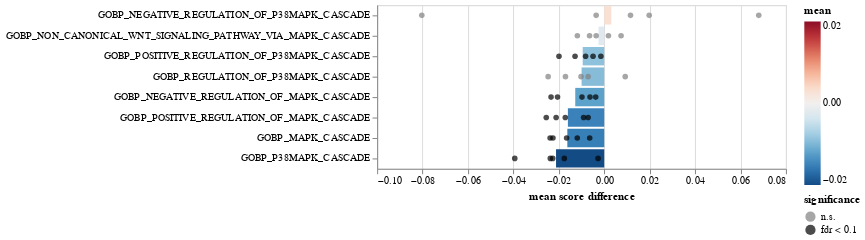

The notebook cell this image was saved under:
### Code cell
tmp_res = res.loc[lambda x: x["variable"].isin(mapk_signatures.keys())].pipe(
    sh.util.fdr_correction
)
ch = sh.pairwise.plot_paired_fc(
    pb_pw2,
    groupby="cell_type",
    paired_by="patient",
    metric="diff",
    var_names=list(mapk_signatures.keys()),
    de_res_df=tmp_res,
    pvalue_col="fdr",
    var_col="variable",
    swap_axes=True,
)
ch.save(f"{artifact_dir}/gobp_mapk_healthy_vs_malignant_barchart.svg")
ch.display()

### Figure 1 — Vega-Lite specification as saved in the notebook (floating-point values rounded to 4 significant figures)
{"config": {"view": {"continuousWidth": 400, "continuousHeight": 300}}, "layer": [{"data": {"name": "data-280a32759f98f44bdbc214b673451853"}, "mark": "bar", "encoding": {"color": {"field": "mean", "scale": {"domain": [-0.02122, 0.02122], "reverse": true, "scheme": "redblue"}, "type": "quantitative"}, "x": {"field": "mean", "type": "quantitative"}, "y": {"field": "variable", "sort": ["GOBP_NEGATIVE_REGULATION_OF_P38MAPK_CASCADE", "GOBP_NON_CANONICAL_WNT_SIGNALING_PATHWAY_VIA_MAPK_CASCADE", "GOBP_POSITIVE_REGULATION_OF_P38MAPK_CASCADE", "GOBP_REGULATION_OF_P38MAPK_CASCADE", "GOBP_NEGATIVE_REGULATION_OF_MAPK_CASCADE", "GOBP_POSITIVE_REGULATION_OF_MAPK_CASCADE", "GOBP_MAPK_CASCADE", "GOBP_P38MAPK_CASCADE"], "type": "nominal"}}}, {"data": {"name": "data-c64051a991dce64e97728df559bb61d2"}, "mark": "circle", "encoding": {"color": {"field": "significance", "scale": {"domain": ["n.s.", "fdr < 0.1"], "range": ["grey", "black"]}, "type": "nominal"}, "x": {"field": "value", "title": "mean score difference", "type": "quantitative"}, "y": {"axis": {"labelLimit": 500, "title": ""}, "field": "variable", "sort": ["GOBP_NEGATIVE_REGULATION_OF_P38MAPK_CASCADE", "GOBP_NON_CANONICAL_WNT_SIGNALING_PATHWAY_VIA_MAPK_CASCADE", "GOBP_POSITIVE_REGULATION_OF_P38MAPK_CASCADE", "GOBP_REGULATION_OF_P38MAPK_CASCADE", "GOBP_NEGATIVE_REGULATION_OF_MAPK_CASCADE", "GOBP_POSITIVE_REGULATION_OF_MAPK_CASCADE", "GOBP_MAPK_CASCADE", "GOBP_P38MAPK_CASCADE"], "type": "nominal"}}}], "$schema": "https://vega.github.io/schema/vega-lite/v4.17.0.json", "datasets": {"data-280a32759f98f44bdbc214b673451853": [{"variable": "GOBP_MAPK_CASCADE", "mean": -0.01625}, {"variable": "GOBP_NEGATIVE_REGULATION_OF_MAPK_CASCADE", "mean": -0.01276}, {"variable": "GOBP_NEGATIVE_REGULATION_OF_P38MAPK_CASCADE", "mean": 0.003106}, {"variable": "GOBP_NON_CANONICAL_WNT_SIGNALING_PATHWAY_VIA_MAPK_CASCADE", "mean": -0.00251}, {"variable": "GOBP_P38MAPK_CASCADE", "mean": -0.02122}, {"variable": "GOBP_POSITIVE_REGULATION_OF_MAPK_CASCADE", "mean": -0.016}, {"variable": "GOBP_POSITIVE_REGULATION_OF_P38MAPK_CASCADE", "mean": -0.009476}, {"variable": "GOBP_REGULATION_OF_P38MAPK_CASCADE", "mean": -0.009964}], "data-c64051a991dce64e97728df559bb61d2": [{"patient": "P1", "variable": "GOBP_MAPK_CASCADE", "value": -0.006396, "mean": -0.01625, "coef": 0.01625, "intercept": 0.03787, "pvalue": 0.007668, "group": "HCL", "fdr": 0.04141, "significance": "fdr < 0.1"}, {"patient": "P2", "variable": "GOBP_MAPK_CASCADE", "value": -0.01656, "mean": -0.01625, "coef": 0.01625, "intercept": 0.03787, "pvalue": 0.007668, "group": "HCL", "fdr": 0.04141, "significance": "fdr < 0.1"}, {"patient": "P4", "variable": "GOBP_MAPK_CASCADE", "value": -0.02258, "mean": -0.01625, "coef": 0.01625, "intercept": 0.03787, "pvalue": 0.007668, "group": "HCL", "fdr": 0.04141, "significance": "fdr < 0.1"}, {"patient": "P5", "variable": "GOBP_MAPK_CASCADE", "value": -0.01187, "mean": -0.01625, "coef": 0.01625, "intercept": 0.03787, "pvalue": 0.007668, "group": "HCL", "fdr": 0.04141, "significance": "fdr < 0.1"}, {"patient": "P6", "variable": "GOBP_MAPK_CASCADE", "value": -0.02383, "mean": -0.01625, "coef": 0.01625, "intercept": 0.03787, "pvalue": 0.007668, "group": "HCL", "fdr": 0.04141, "significance": "fdr < 0.1"}, {"patient": "P1", "variable": "GOBP_NEGATIVE_REGULATION_OF_MAPK_CASCADE", "value": -0.003754, "mean": -0.01276, "coef": 0.01276, "intercept": 0.04465, "pvalue": 0.03109, "group": "HCL", "fdr": 0.06217, "significance": "fdr < 0.1"}, {"patient": "P2", "variable": "GOBP_NEGATIVE_REGULATION_OF_MAPK_CASCADE", "value": -0.009796, "mean": -0.01276, "coef": 0.01276, "intercept": 0.04465, "pvalue": 0.03109, "group": "HCL", "fdr": 0.06217, "significance": "fdr < 0.1"}, {"patient": "P4", "variable": "GOBP_NEGATIVE_REGULATION_OF_MAPK_CASCADE", "value": -0.02057, "mean": -0.01276, "coef": 0.01276, "intercept": 0.04465, "pvalue": 0.03109, "group": "HCL", "fdr": 0.06217, "significance": "fdr < 0.1"}, {"patient": "P5", "variable": "GOBP_NEGATIVE_REGULATION_OF_MAPK_CASCADE", "value": -0.006272, "mean": -0.01276, "coef": 0.01276, "intercept": 0.04465, "pvalue": 0.03109, "group": "HCL", "fdr": 0.06217, "significance": "fdr < 0.1"}, {"patient": "P6", "variable": "GOBP_NEGATIVE_REGULATION_OF_MAPK_CASCADE", "value": -0.02342, "mean": -0.01276, "coef": 0.01276, "intercept": 0.04465, "pvalue": 0.03109, "group": "HCL", "fdr": 0.06217, "significance": "fdr < 0.1"}, {"patient": "P1", "variable": "GOBP_NEGATIVE_REGULATION_OF_P38MAPK_CASCADE", "value": -0.003555, "mean": 0.003106, "coef": -0.003106, "intercept": 0.07349, "pvalue": 0.9035, "group": "HCL", "fdr": 0.9035, "significance": "n.s."}, {"patient": "P2", "variable": "GOBP_NEGATIVE_REGULATION_OF_P38MAPK_CASCADE", "value": 0.01157, "mean": 0.003106, "coef": -0.003106, "intercept": 0.07349, "pvalue": 0.9035, "group": "HCL", "fdr": 0.9035, "significance": "n.s."}, {"patient": "P4", "variable": "GOBP_NEGATIVE_REGULATION_OF_P38MAPK_CASCADE", "value": -0.08033, "mean": 0.003106, "coef": -0.003106, "intercept": 0.07349, "pvalue": 0.9035, "group": "HCL", "fdr": 0.9035, "significance": "n.s."}, {"patient": "P5", "variable": "GOBP_NEGATIVE_REGULATION_OF_P38MAPK_CASCADE", "value": 0.0198, "mean": 0.003106, "coef": -0.003106, "intercept": 0.07349, "pvalue": 0.9035, "group": "HCL", "fdr": 0.9035, "significance": "n.s."}, {"patient": "P6", "variable": "GOBP_NEGATIVE_REGULATION_OF_P38MAPK_CASCADE", "value": 0.06804, "mean": 0.003106, "coef": -0.003106, "intercept": 0.07349, "pvalue": 0.9035, "group": "HCL", "fdr": 0.9035, "significance": "n.s."}, {"patient": "P1", "variable": "GOBP_NON_CANONICAL_WNT_SIGNALING_PATHWAY_VIA_MAPK_CASCADE", "value": -0.006454, "mean": -0.00251, "coef": 0.00251, "intercept": -0.0166, "pvalue": 0.4924, "group": "HCL", "fdr": 0.5628, "significance": "n.s."}, {"patient": "P2", "variable": "GOBP_NON_CANONICAL_WNT_SIGNALING_PATHWAY_VIA_MAPK_CASCADE", "value": 0.007424, "mean": -0.00251, "coef": 0.00251, "intercept": -0.0166, "pvalue": 0.4924, "group": "HCL", "fdr": 0.5628, "significance": "n.s."}, {"patient": "P4", "variable": "GOBP_NON_CANONICAL_WNT_SIGNALING_PATHWAY_VIA_MAPK_CASCADE", "value": -0.003541, "mean": -0.00251, "coef": 0.00251, "intercept": -0.0166, "pvalue": 0.4924, "group": "HCL", "fdr": 0.5628, "significance": "n.s."}, {"patient": "P5", "variable": "GOBP_NON_CANONICAL_WNT_SIGNALING_PATHWAY_VIA_MAPK_CASCADE", "value": -0.01183, "mean": -0.00251, "coef": 0.00251, "intercept": -0.0166, "pvalue": 0.4924, "group": "HCL", "fdr": 0.5628, "significance": "n.s."}, {"patient": "P6", "variable": "GOBP_NON_CANONICAL_WNT_SIGNALING_PATHWAY_VIA_MAPK_CASCADE", "value": 0.001852, "mean": -0.00251, "coef": 0.00251, "intercept": -0.0166, "pvalue": 0.4924, "group": "HCL", "fdr": 0.5628, "significance": "n.s."}, {"patient": "P1", "variable": "GOBP_P38MAPK_CASCADE", "value": -0.01758, "mean": -0.02122, "coef": 0.02122, "intercept": 0.04022, "pvalue": 0.02277, "group": "HCL", "fdr": 0.06072, "significance": "fdr < 0.1"}, {"patient": "P2", "variable": "GOBP_P38MAPK_CASCADE", "value": -0.002701, "mean": -0.02122, "coef": 0.02122, "intercept": 0.04022, "pvalue": 0.02277, "group": "HCL", "fdr": 0.06072, "significance": "fdr < 0.1"}, {"patient": "P4", "variable": "GOBP_P38MAPK_CASCADE", "value": -0.03939, "mean": -0.02122, "coef": 0.02122, "intercept": 0.04022, "pvalue": 0.02277, "group": "HCL", "fdr": 0.06072, "significance": "fdr < 0.1"}, {"patient": "P5", "variable": "GOBP_P38MAPK_CASCADE", "value": -0.02267, "mean": -0.02122, "coef": 0.02122, "intercept": 0.04022, "pvalue": 0.02277, "group": "HCL", "fdr": 0.06072, "significance": "fdr < 0.1"}, {"patient": "P6", "variable": "GOBP_P38MAPK_CASCADE", "value": -0.02374, "mean": -0.02122, "coef": 0.02122, "intercept": 0.04022, "pvalue": 0.02277, "group": "HCL", "fdr": 0.06072, "significance": "fdr < 0.1"}, {"patient": "P1", "variable": "GOBP_POSITIVE_REGULATION_OF_MAPK_CASCADE", "value": -0.007086, "mean": -0.016, "coef": 0.016, "intercept": 0.04298, "pvalue": 0.01035, "group": "HCL", "fdr": 0.04141, "significance": "fdr < 0.1"}, {"patient": "P2", "variable": "GOBP_POSITIVE_REGULATION_OF_MAPK_CASCADE", "value": -0.01714, "mean": -0.016, "coef": 0.016, "intercept": 0.04298, "pvalue": 0.01035, "group": "HCL", "fdr": 0.04141, "significance": "fdr < 0.1"}, {"patient": "P4", "variable": "GOBP_POSITIVE_REGULATION_OF_MAPK_CASCADE", "value": -0.02118, "mean": -0.016, "coef": 0.016, "intercept": 0.04298, "pvalue": 0.01035, "group": "HCL", "fdr": 0.04141, "significance": "fdr < 0.1"}, {"patient": "P5", "variable": "GOBP_POSITIVE_REGULATION_OF_MAPK_CASCADE", "value": -0.009064, "mean": -0.016, "coef": 0.016, "intercept": 0.04298, "pvalue": 0.01035, "group": "HCL", "fdr": 0.04141, "significance": "fdr < 0.1"}, {"patient": "P6", "variable": "GOBP_POSITIVE_REGULATION_OF_MAPK_CASCADE", "value": -0.02552, "mean": -0.016, "coef": 0.016, "intercept": 0.04298, "pvalue": 0.01035, "group": "HCL", "fdr": 0.04141, "significance": "fdr < 0.1"}, {"patient": "P1", "variable": "GOBP_POSITIVE_REGULATION_OF_P38MAPK_CASCADE", "value": -0.001486, "mean": -0.009476, "coef": 0.009476, "intercept": -0.02941, "pvalue": 0.04204, "group": "HCL", "fdr": 0.06726, "significance": "fdr < 0.1"}, {"patient": "P2", "variable": "GOBP_POSITIVE_REGULATION_OF_P38MAPK_CASCADE", "value": -0.004921, "mean": -0.009476, "coef": 0.009476, "intercept": -0.02941, "pvalue": 0.04204, "group": "HCL", "fdr": 0.06726, "significance": "fdr < 0.1"}, {"patient": "P4", "variable": "GOBP_POSITIVE_REGULATION_OF_P38MAPK_CASCADE", "value": -0.008207, "mean": -0.009476, "coef": 0.009476, "intercept": -0.02941, "pvalue": 0.04204, "group": "HCL", "fdr": 0.06726, "significance": "fdr < 0.1"}, {"patient": "P5", "variable": "GOBP_POSITIVE_REGULATION_OF_P38MAPK_CASCADE", "value": -0.01285, "mean": -0.009476, "coef": 0.009476, "intercept": -0.02941, "pvalue": 0.04204, "group": "HCL", "fdr": 0.06726, "significance": "fdr < 0.1"}, {"patient": "P6", "variable": "GOBP_POSITIVE_REGULATION_OF_P38MAPK_CASCADE", "value": -0.01992, "mean": -0.009476, "coef": 0.009476, "intercept": -0.02941, "pvalue": 0.04204, "group": "HCL", "fdr": 0.06726, "significance": "fdr < 0.1"}, {"patient": "P1", "variable": "GOBP_REGULATION_OF_P38MAPK_CASCADE", "value": -0.007083, "mean": -0.009964, "coef": 0.009964, "intercept": 0.01949, "pvalue": 0.1542, "group": "HCL", "fdr": 0.2056, "significance": "n.s."}, {"patient": "P2", "variable": "GOBP_REGULATION_OF_P38MAPK_CASCADE", "value": 0.009248, "mean": -0.009964, "coef": 0.009964, "intercept": 0.01949, "pvalue": 0.1542, "group": "HCL", "fdr": 0.2056, "significance": "n.s."}, {"patient": "P4", "variable": "GOBP_REGULATION_OF_P38MAPK_CASCADE", "value": -0.0247, "mean": -0.009964, "coef": 0.009964, "intercept": 0.01949, "pvalue": 0.1542, "group": "HCL", "fdr": 0.2056, "significance": "n.s."}, {"patient": "P5", "variable": "GOBP_REGULATION_OF_P38MAPK_CASCADE", "value": -0.01022, "mean": -0.009964, "coef": 0.009964, "intercept": 0.01949, "pvalue": 0.1542, "group": "HCL", "fdr": 0.2056, "significance": "n.s."}, {"patient": "P6", "variable": "GOBP_REGULATION_OF_P38MAPK_CASCADE", "value": -0.01707, "mean": -0.009964, "coef": 0.009964, "intercept": 0.01949, "pvalue": 0.1542, "group": "HCL", "fdr": 0.2056, "significance": "n.s."}]}}
